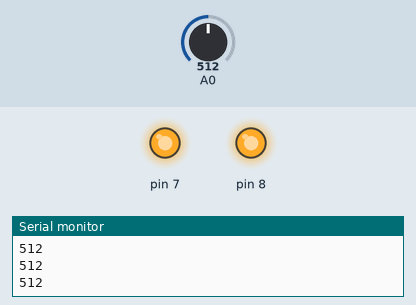
A sketch run on a simulated Arduino Uno, built with avr-gcc and run on an emulated ATmega328P. Parts: output pins drawn as LEDs (lit = HIGH), the last lines printed to the serial monitor. Inputs (shaded band) come from the test bench; at power-on: A0 = 512.

Above: at 1.2 s.
1.3 s: A0 set to 583
2.8 s: A0 set to 613
At 3.8 s:
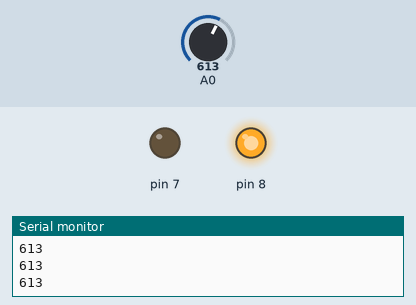
4.3 s: A0 set to 590
At 4.9 s:
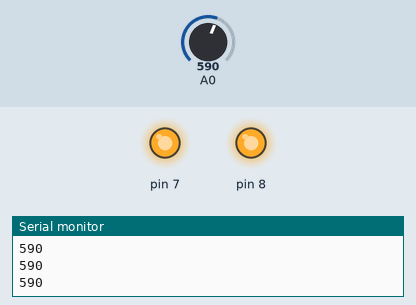
5.8 s: A0 set to 610
At 6.1 s:
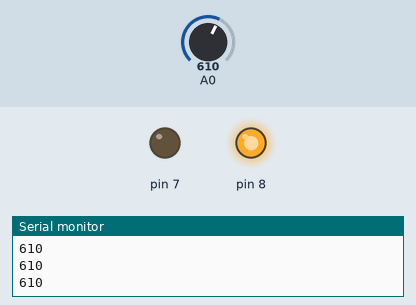
Timing chart, 0 to 8.3 s (numbered marks = the images above; inputs shaded):
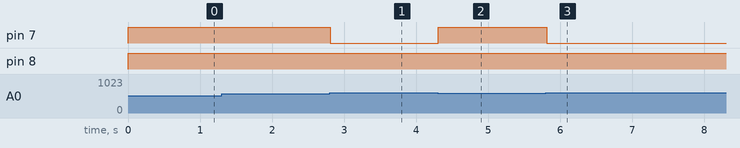

Measured:
- the behaviour switches between 600 and 601 on A0 (found by bisection; images 0 and 1)
- after the input at 2.8 s, pin 7: HIGH → LOW at once
- after the input at 4.3 s, pin 7: LOW → HIGH at once
- after the input at 5.8 s, pin 7: HIGH → LOW at once

The sketch:

light_meter.ino
```cpp
int sensor;
void setup() {
  // put your setup code here, to run once:
Serial.begin(9600);
pinMode(A0,INPUT);
pinMode(7,OUTPUT);
pinMode(8,OUTPUT);
}

void loop() {
  // put your main code here, to run repeatedly:
  sensor = analogRead(A0);
   Serial.println(sensor);
   if (sensor > 600) {
     digitalWrite(8,HIGH);
     digitalWrite(7,LOW);
   }
   else if (sensor > 800) {
          digitalWrite(7,HIGH);
          digitalWrite(8,LOW);
   }
   else {
         digitalWrite(8,HIGH);
          digitalWrite(7,HIGH);
   }

}
```
